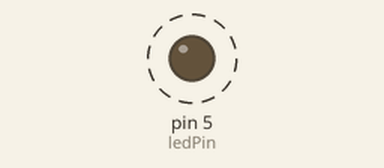
This sketch was run on a simulated Arduino Uno, built with avr-gcc and run on an emulated ATmega328P. Parts: output pins drawn as LEDs (lit = HIGH). Dashed ring = blinking.

Above: at 0.5 s.
Timing chart, 0 to 4.7 s (numbered marks = the images above):
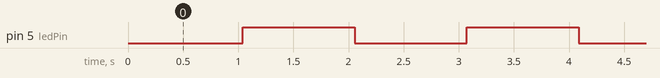

The sketch:

Blink.ino
```cpp
/*
  [Attiny 44/84 Pinout]
                        ------
                   VCC-|      |-GND
                PB0=10-|      |-0=PA0=A0
                 PB1=9-|      |-1=PA1=A1
             RESET=PB3-|      |-2=PA2=A2
              PB2=8(~)-|      |-3=PA3=A3
           A7=PA7=7(~)-|      |-4=PA4=A4=SCK=SCL
  SDA=MOSI=A6=PA6=6(~)-|      |-5(~)=PA5=A5=MISO
                        ------
*/
#include <SoftwareSerial.h>

#define txPin       0     // PB0
#define rxPin       1     // PB1
#define ledPin      5     // PB5

bool  ledState = 0;

SoftwareSerial mySerial(rxPin, txPin);

void setup()
{
  mySerial.begin(9600);   // Max speed:9600
  mySerial.println("[LED On/Off in 1 sec.]");
  pinMode(ledPin, OUTPUT);
}

void loop()
{
  digitalWrite(ledPin, ledState);
  mySerial.print("LED-State : ");
  mySerial.println(ledState);
  delay(1000);

  ledState = !ledState;
}
```

Measured:
- by itself, pin 5 (ledPin): alternates HIGH for 1.0 s and LOW for 1.0 s
